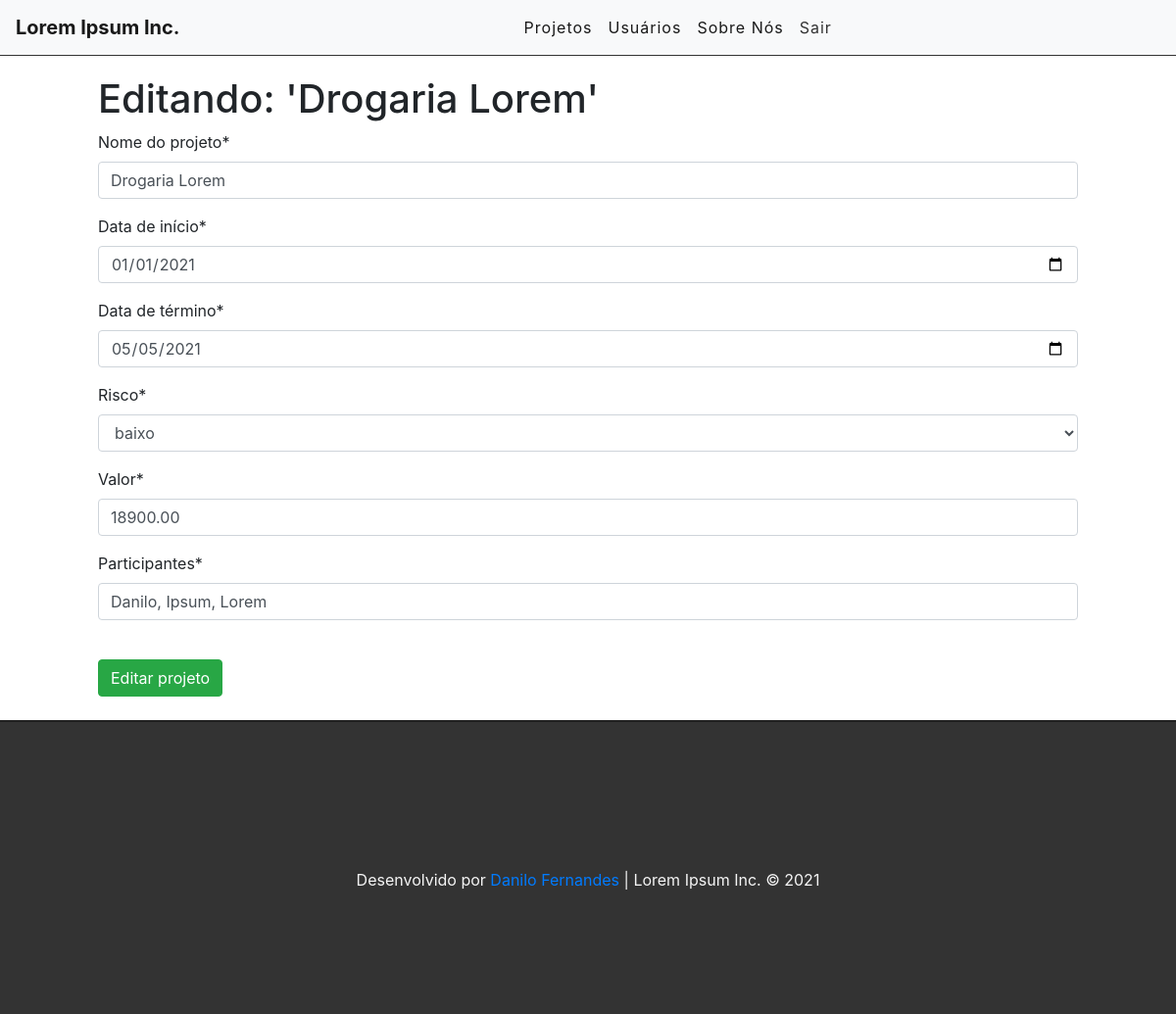
Before: /edit/14 (signed in) with the older database file.
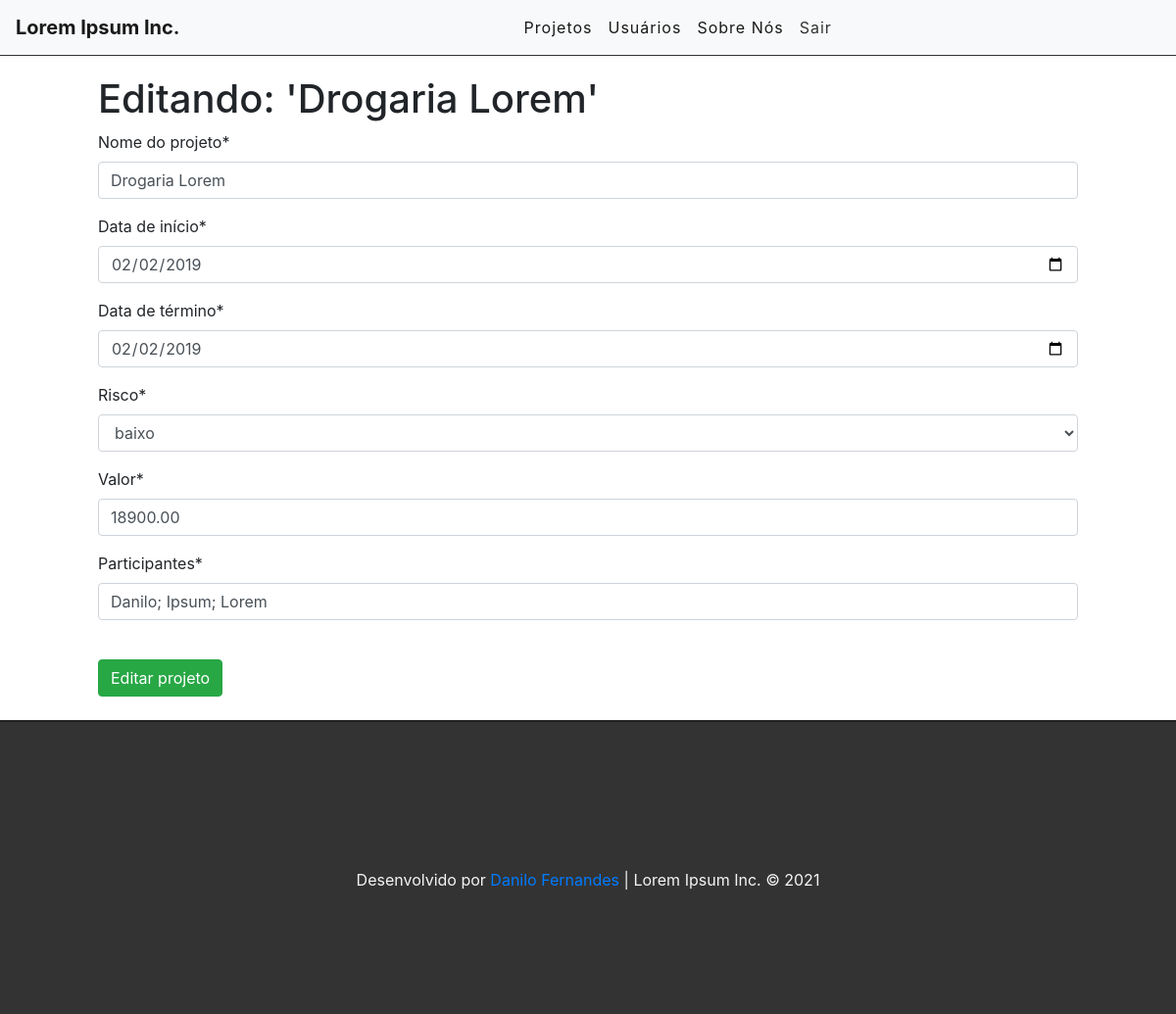
After: the same page with the newer database file.
### projects/models.py (models this page shows, shortened)
class Project(models.Model):
    OPTIONS = (
        (0, 'baixo'),
        (1, 'medio'),
        (2, 'alto'),
    )
    name = models.CharField('Nome do projeto', max_length=255)
    startData = models.DateField('Data de início', blank=False, auto_now=False)
    endData = models.DateField('Data de término', auto_now=False)
    risk = models.IntegerField(
        'Risco',choices=OPTIONS,
    )
    price = models.DecimalField('Valor',max_digits=10, decimal_places=2)
    stakeholders = models.CharField('Participantes', max_length=500, null=True)
    user = models.ForeignKey(get_user_model(), on_delete=models.CASCADE)
    created_at = models.DateTimeField(auto_now_add=True)
    updated_at = models.DateTimeField(auto_now=True)

### projects/views.py (the view)
# urls.py: path('edit/<int:id>', views.editProject, name='edit-project'),
@login_required
def editProject(request, id):
    project = get_object_or_404(Project, pk=id)
    form = ProjectForm(instance=project)
    if(request.method == 'POST'):
        form = ProjectForm(request.POST, instance=project)
        if(form.is_valid()):
            project.save()
            return redirect('/')
        else:
            return render(request, 'projects/editproject.html', {'form': form,  'project': project})
    else:
        return render(request, 'projects/editproject.html', {'form': form,  'project': project})

### projects/forms.py
class ProjectForm(forms.ModelForm):
    class Meta:
        model = Project
        fields = ['name', 'startData', 'endData', 'risk', 'price', 'stakeholders']
        widgets = {
            'startData': forms.DateInput(
                attrs={'class': 'input', 'type': 'date', 'placeholder': 'Insira a data de início'}),
            'endData': forms.DateInput(
                attrs={'class': 'input', 'type': 'date', 'placeholder': 'Insira a data de término'}),
            'price': forms.NumberInput(
                attrs={'class': 'input', 'type': 'number', 'name': 'dinheiro', 'id': 'dinheiro', 'step': '.01'}),
            'stakeholders': forms.TextInput(
                attrs={'class': 'input', 'name': 'stakeholders[]'}),
        }

### projects/templates/projects/editproject.html (shortened to what this page needs)
{% extends 'base.html' %}
{% load crispy_forms_tags %}
{% block content%}
<div class="offset-1 col-10 list-div">
    <h1>Editando: '{{project.name}}'</h1>
    <form method="POST">
        {{ form|crispy }} <br>
        <input type="submit" class="btn btn-success" value="Editar projeto">
    </form>
    <br>
</div>
{% endblock %}

Changed rows visible on the page:
changed Project "Drogaria Lorem": startData "01/01/2021" → "02/02/2019"; endData "05/05/2021" → "02/02/2019"; stakeholders "Danilo, Ipsum, Lorem" → "Danilo; Ipsum; Lorem"
